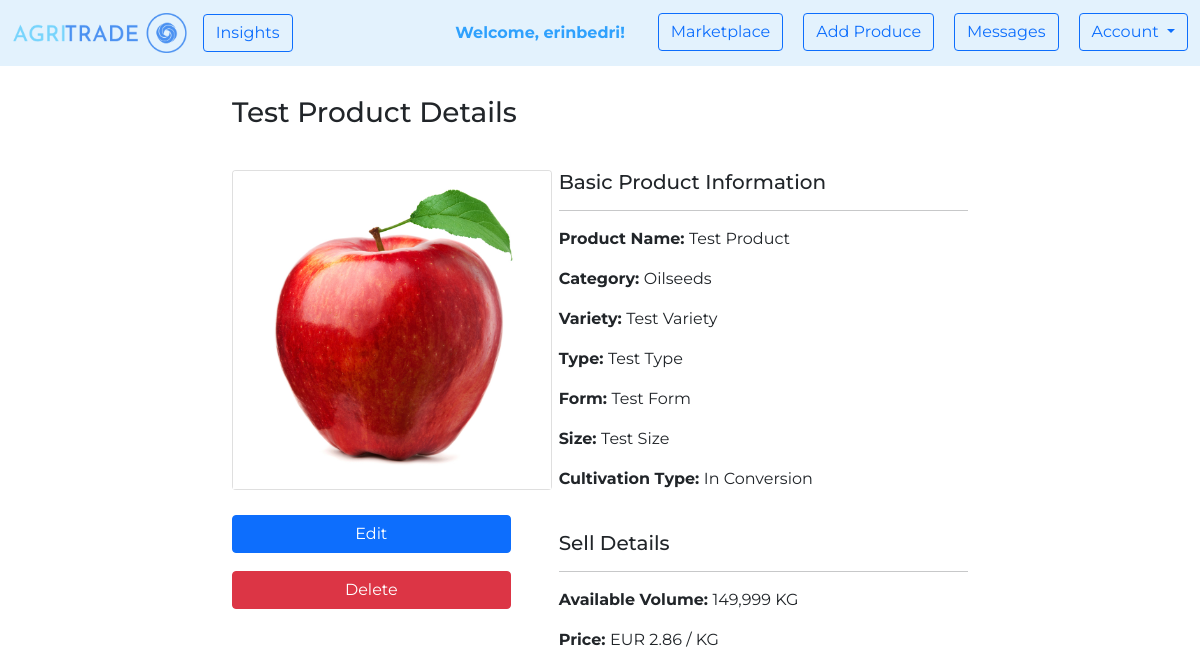
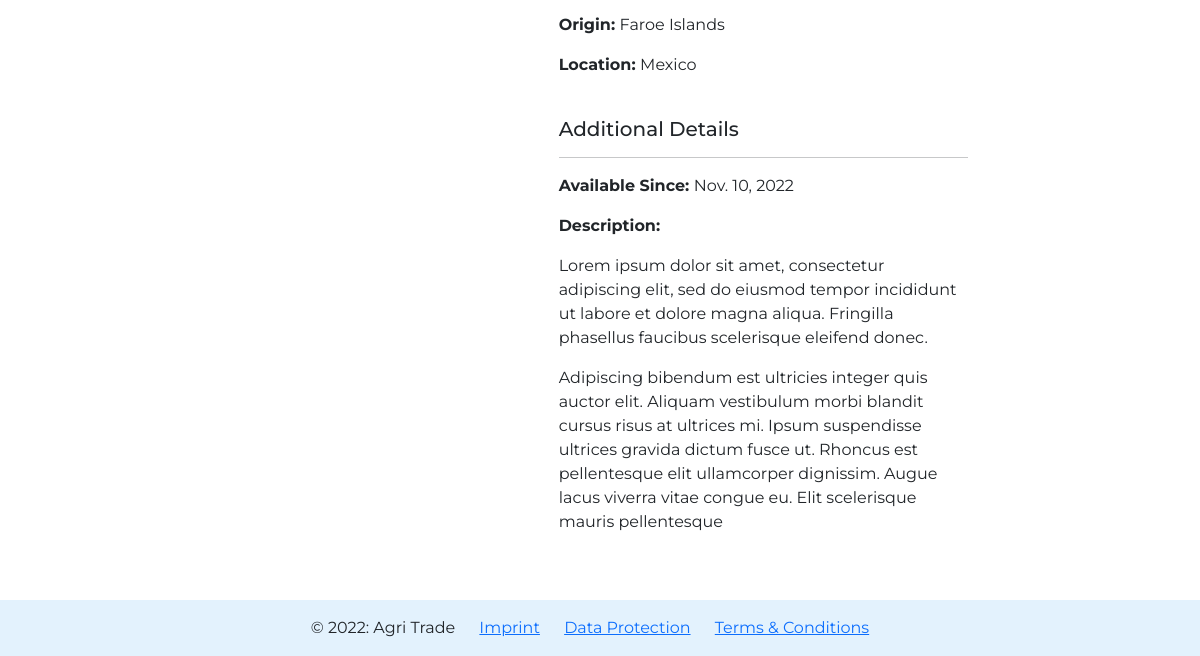
The page /marketplace/product-details/26 (signed in) on the database as committed earlier (2 pictures, top to bottom).
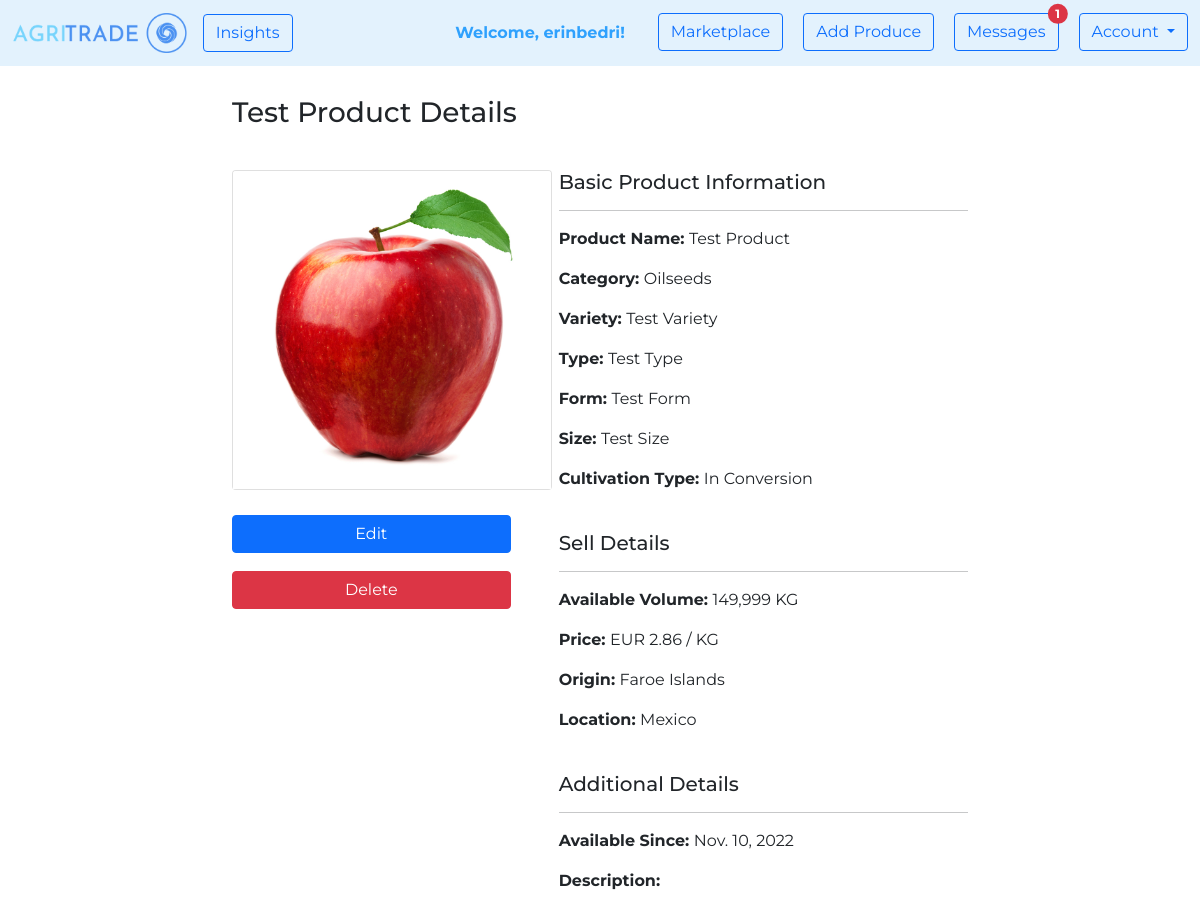
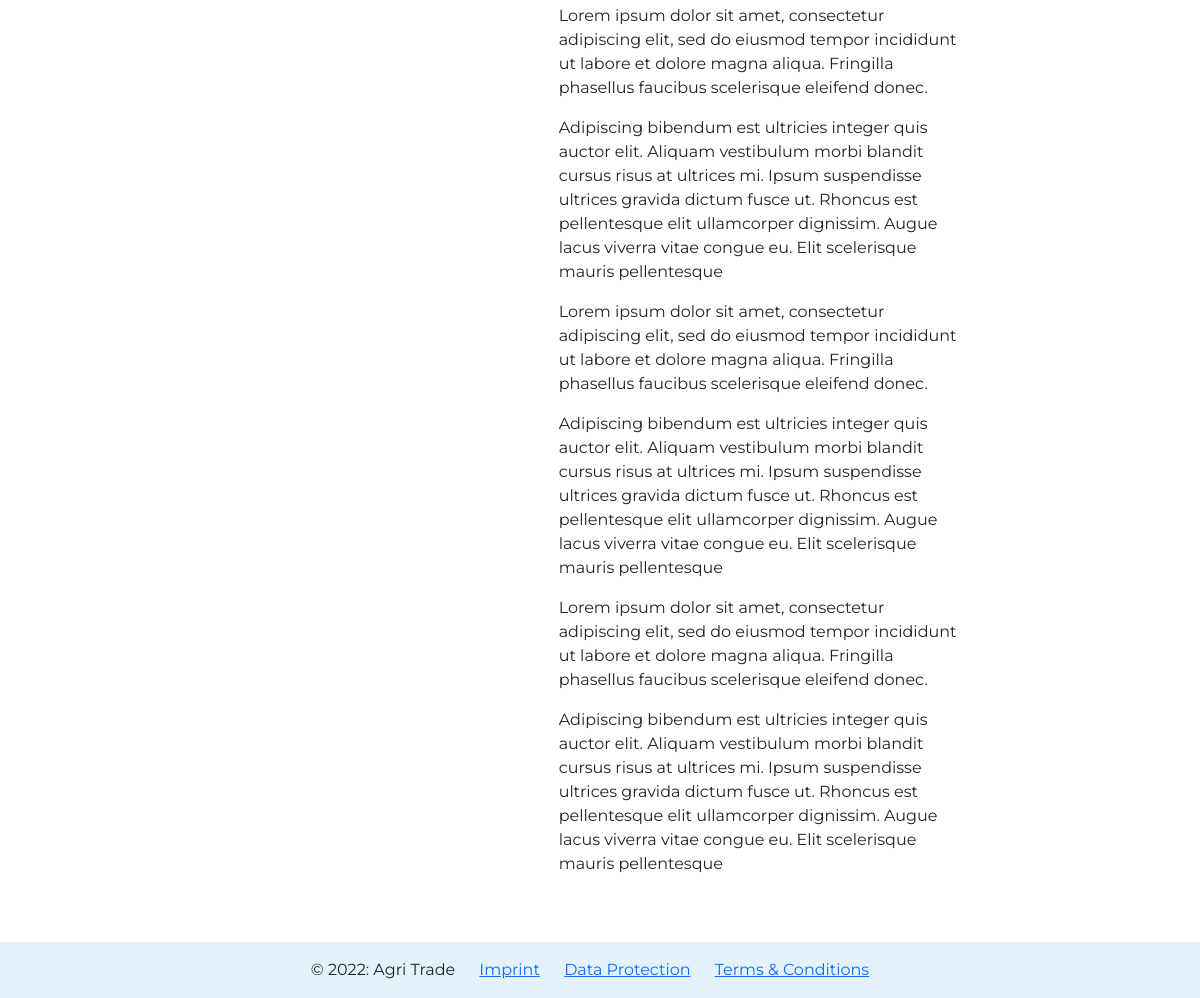
The same page on the database as committed later (2 pictures, top to bottom).
### agri_trade/marketplace/models.py (models this page shows, shortened)
class Product(models.Model):
    PRODUCT_CATEGORY = [
        ('Cereals', 'Cereals'),
        ('Pulses', 'Pulses'),
        ('Nuts', 'Nuts'),
        ('Oilseeds', 'Oilseeds'),
        ('Sugar and starch', 'Sugar and starch'),
        ('Fiber Crops', 'Fiber Crops'),
        ('Beverages', 'Beverages'),
        ('Narcotics', 'Narcotics'),
        ('Spices', 'Spices'),
        ('Forages', 'Forages'),
        ('Vegetables', 'Vegetables'),
        ('Fruits', 'Fruits'),
    ]
    PRODUCT_TYPE_MAX_LEN = max([len(product_type[1]) for product_type in PRODUCT_CATEGORY])
    CULTIVATION_TYPES = [
        ('Organic', 'Organic'),
        ('Conventional', 'Conventional'),
        ('In Conversion', 'In Conversion'),
    ]
    CULTIVATION_TYPE_MAX_LEN = max([len(cultivation_type[1]) for cultivation_type in CULTIVATION_TYPES])
    NAME_MAX_LEN = 20
    VARIETY_MAX_LEN = 25
    TYPE_MAX_LEN = 25
    FORM_MAX_LEN = 25
    SIZE_MAX_LEN = 25
    AVAILABLE_VOLUME_MIN_VALUE = 0
    AVAILABLE_VOLUME_MAX_VALUE = 1000000
    PRICE_MIN_VALUE = 0
    DESCRIPTION_MAX_LEN = 1500
    owner = models.ForeignKey(
        UserModel,
        on_delete=CASCADE)
    name = models.CharField(
        max_length=NAME_MAX_LEN,
    )
    category = models.CharField(
        max_length=PRODUCT_TYPE_MAX_LEN,
        choices=PRODUCT_CATEGORY,
    )
    variety = models.CharField(
        max_length=VARIETY_MAX_LEN,
        blank=True,
        null=True,
    )
    type = models.CharField(
        max_length=TYPE_MAX_LEN,
        blank=True,
        null=True,
    )
    form = models.CharField(
        max_length=FORM_MAX_LEN,
        blank=True,
        null=True,
    )
    size = models.CharField(
        max_length=SIZE_MAX_LEN,
        blank=True,
        null=True,
    )
    cultivation_type = models.CharField(
        max_length=CULTIVATION_TYPE_MAX_LEN,
        choices=CULTIVATION_TYPES,
    )
    available_volume = models.IntegerField(
        validators=[
            MinValueValidator(AVAILABLE_VOLUME_MIN_VALUE),
            MaxValueValidator(AVAILABLE_VOLUME_MAX_VALUE),
        ]
    )
    price = models.FloatField(
        validators=[
            MinValueValidator(PRICE_MIN_VALUE),
        ]
    )
    description = models.TextField(
        max_length=DESCRIPTION_MAX_LEN,
        blank=True,
        null=True,
    )
    origin = CountryField(
    )
    location = CountryField(
    )
    image = models.ImageField(
        null=True,
        blank=True,
        upload_to='produces',
        validators=(
            file_size,
        )
    )
    created_on = models.DateTimeField(
        auto_now_add=True
    )
    edited_on = models.DateTimeField(
        auto_now=True
    )

### agri_trade/marketplace/views.py (the view)
# urls.py: path('product-details/<int:pk>', views.product_details, name='product details'),
@login_required
def product_details(request, pk):
    product = get_object_or_404(Product, pk=pk)
    user_company = get_object_or_404(Company, pk=request.user.id)
    is_in_favourites = False
    if user_company.favourites.filter(id=product.id).exists():
        is_in_favourites = True
    context = {
        'product': product,
        'is_in_favourites': is_in_favourites,
    }
    return render(request, 'marketplace/product_details.html', context)

### agri_trade/marketplace/templates/marketplace/product_details.html (shortened to what this page needs)
{% extends 'web/base.html' %}
{% load static %}
{% load humanize %}
{% block content %}
    <div class="container" style="margin-top: 30px; margin-bottom: 50px">
        <div class="row justify-content-md-center">
            <div class="col-md-8">
                <h3>{{ product.name }} Details</h3>
                <div class="row gx-5" style="margin-top: 10px">
                    <div class="col-md-5">
                        <div class="card" style="width: 20rem; margin-top: 30px">
                            {% if product.image %}
                                <img src="{{ product.image.url }}" class="card-img-top" alt="{{ product.name }}">
                            {% else %}
                                <img src="{% static 'img/no_photo.jpg' %}" class="card-img-top"
                                     alt="{{ product.name }}">
                            {% endif %}
                        </div>
                        <div class="d-grid gap-2" style="margin-top: 15px">
                            <div class="d-grid gap-2">
                                {% if request.user.is_authenticated and request.user == product.owner %}
                                    <a class="btn btn-primary" style="margin-top: 10px"
                                       href="{% url 'marketplace:edit product' product.id %}"
                                       role="button">Edit</a>
                                    <a class="btn btn-danger" style="margin-top: 10px"
                                       href="{% url 'marketplace:delete product' product.id %}"
                                       role="button">Delete</a>
                                {% endif %}
                            </div>
                        </div>
                    </div>
                    <div class="col">
                        <div style="margin-top: 30px">
                            <h5 style="margin-bottom: 15px">Basic Product Information</h5>
                            <hr>
                            <p><b>Product Name: </b>{{ product.name }}</p>
                            <p><b>Category: </b>{{ product.category }}</p>
                            <p><b>Variety: </b>{% if product.variety %}{{ product.variety }}{% endif %}</p>
                            <p><b>Type: </b>{% if product.type %}{{ product.type }}{% endif %}</p>
                            <p><b>Form: </b>{% if product.form %}{{ product.form }}{% endif %}</p>
                            <p><b>Size: </b>{% if product.size %}{{ product.size }}{% endif %}</p>
                            <p><b>Cultivation Type: </b>{{ product.cultivation_type }}</p>
                            <h5 style="margin-top: 40px; margin-bottom: 15px">Sell Details</h5>
                            <hr>
                            <p><b>Available Volume: </b>{{ product.available_volume|intcomma }} KG</p>
                            <p><b>Price: </b>EUR {{ product.price|floatformat:2 }} / KG</p>
                            <p><b>Origin: </b>{{ product.origin.name }}</p>
                            <p><b>Location: </b>{{ product.location.name }}</p>
                            <h5 style="margin-top: 40px; margin-bottom: 15px">Additional Details</h5>
                            <hr>
                            <p><b>Available Since: </b>{{ product.created_on|date }}</p>
                            <p><b>Description: </b>
                                {% if product.description %}
                                    {{ product.description|linebreaks }}
                                {% endif %}</p>
                        </div>
                    </div>
                </div>
            </div>
        </div>
    </div>
{% endblock %}

### agri_trade/web/templates/web/navigation.html (shortened to what this page needs)
{% load static %}
<nav class="navbar navbar-expand-lg navbar-light" style="background-color: #e3f2fd;">
    <div class="container-fluid">
        <a class="navbar-brand" href="{% url 'web:homepage' %}">
            <img src="{% static 'img/logo.png' %}" alt="logo" style="height: 40px">
        </a>
        <ul class="navbar-nav">
            <li class="nav-item">
                <a class="btn btn-outline-primary" href="{% url 'posts:show posts' %}">Insights</a>
            </li>
        </ul>
        <div class="collapse navbar-collapse" id="navbarNavDropdown">
            <ul class="navbar-nav ms-auto">
                {% if request.user.is_authenticated %}
                    <li class="nav-item" style="margin-right: 25px">
                        <b><a class="nav-link disabled" href="#"
                              style="color: #2fa1fd">Welcome, {{ request.user.username }}!</a></b>
                    </li>
                    <li class="nav-item" style="padding-right: 20px">
                        <a class="btn btn-outline-primary" href="{% url 'marketplace:marketplace' %}">Marketplace</a>
                    </li>
                    <li class="nav-item" style="padding-right: 20px">
                        <a class="btn btn-outline-primary" href="{% url 'marketplace:add product' %}">Add Produce</a>
                    </li>
                    <li class="nav-item" style="padding-right: 20px">
                        <button type="button" class="btn btn-outline-primary position-relative"
                                onclick="location.href = '{% url 'user_messages:messages' %}';">
                            Messages
                            {% if request.unread_messages_count > 0 %}
                                <span class="position-absolute top-0 start-100 translate-middle badge rounded-pill bg-danger">
                                {{ request.unread_messages_count }}
                            </span>
                            {% endif %}
                        </button>
                    </li>
                    <div class="dropdown">
                        <button class="btn btn-outline-primary dropdown-toggle" type="button" id="dropdownMenuButton1"
                                data-bs-toggle="dropdown" aria-expanded="false">
                            Account
                        </button>
                    </div>
                {% endif %}
            </ul>
        </div>
    </div>
</nav>

Rows that differ between the two databases and show on the page:
changed Product "Test Product": description "…Elit scelerisque mauris pellentesque" → "…Elit scelerisque mauris pellentesque Lorem ipsum dolor sit amet, consectetur adipiscing elit, sed do eiusmod tempor incididunt ut labore et dolore magna aliqua. Fringilla phasellus faucibus scelerisque eleifend donec. Adipiscing bibendum est ultricies integer quis auctor elit. Aliquam vestibulum morbi blandit cursus risus at ultrices mi. Ipsum suspendisse ultrices gravida dictum fusce ut. Rhoncus est pellentesque elit ullamcorper dignissim. Augue lacus viverra vitae congue eu. Elit scelerisque mauris pellentesque Lorem ipsum dolor sit amet, consectetur adipiscing elit, sed do eiusmod tempor incididunt ut labore et dolore magna aliqua. Fringilla phasellus faucibus scelerisque eleifend…"
Other text that changed with them:
{{ request.unread_messages_count }}: (not shown) → "1"
